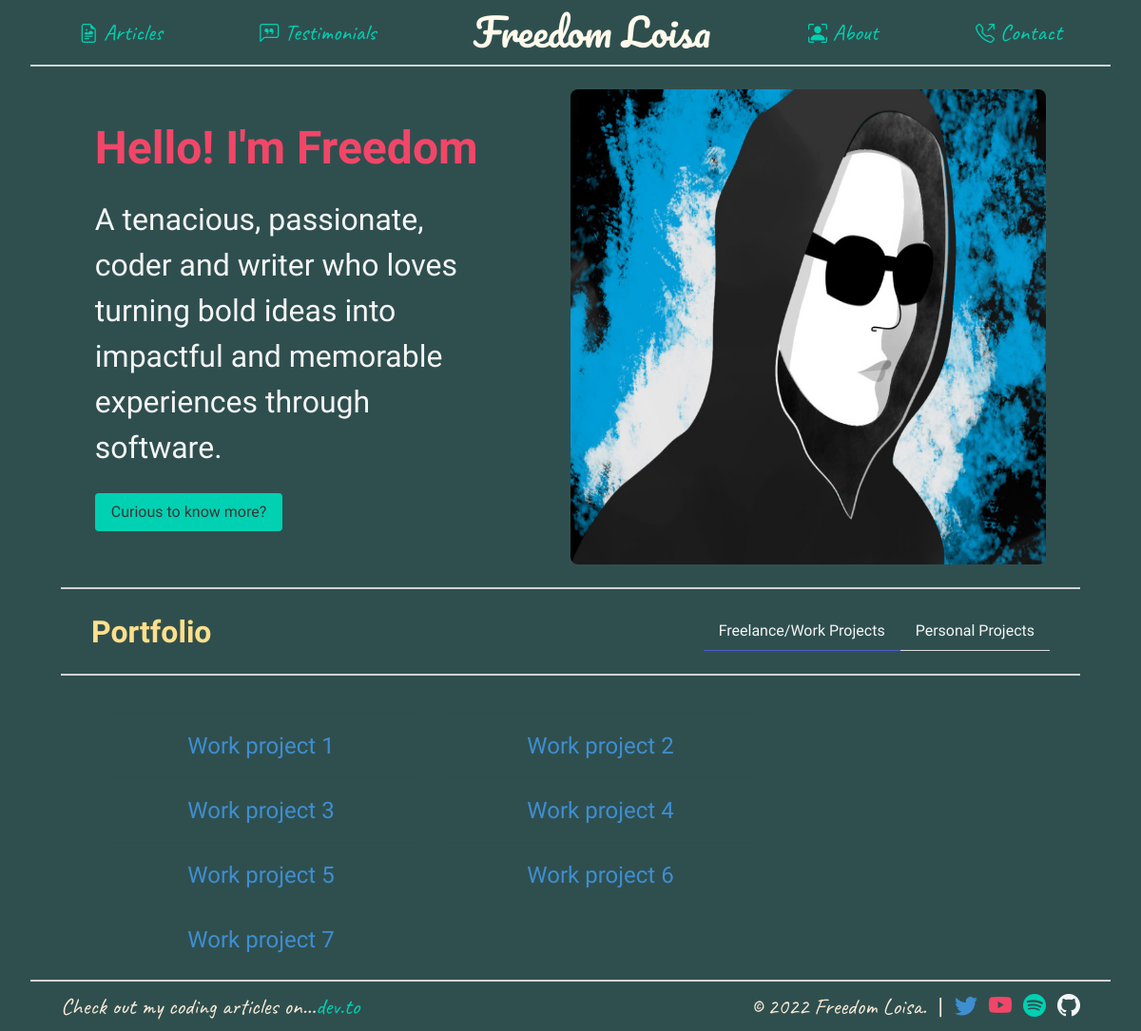
The page / on the database its author committed.
### core/models.py (models this page shows, shortened)
class Project(models.Model):
    PROJECT_CATEGORY = (
        (0, 'Work'),
        (1, 'Personal')
    )
    image_context = CloudinaryField('thumbnail')
    project_name = models.CharField(max_length = 225, unique = True)
    slug = models.SlugField(max_length = 225, unique = True)
    project_category = models.IntegerField(choices = PROJECT_CATEGORY, default = 0)
    role_in_project = models.CharField(max_length = 225)
    project_url = models.URLField(max_length = 225, unique = True)
    github_url = models.URLField(max_length = 225, blank = True)
    comments = models.ManyToManyField(KindWord, blank = True)

### core/views.py (the view)
# urls.py: path('', views.home, name='home'),
def home(request):
    work = Project.objects.filter(project_category=0)
    personal = Project.objects.filter(project_category=1)
    context = {
        'work_projects': work,
        'personal_projects': personal,
    }
    return render(request, 'core/index.html', context)

### core/templates/core/index.html (shortened to what this page needs)
{% extends 'base.html' %}
{% load static %}
{% block body %}
<div class="parent container is-fluid">
  <div class="intro">
    <div class="intro-caption">
      <p class="title has-text-danger is-size-1">Hello! I'm Freedom</p>
      <p class="has-text-light is-size-3">
        A tenacious, passionate, coder and writer who loves turning bold ideas
        into impactful and memorable experiences through software.
      </p>
      <br />
      <a href="{% url 'about_me' %}" class="has-text-dark button is-primary"
        >Curious to know more?</a
      >
    </div>
    <div class="intro-image">
      {% include 'slider.html' %}
    </div>
  </div>
  <hr class="divider-separator" />
  <div class="level container is-fluid">
    <div class="level-left">
      <p
        class="title has-text-warning is-align-self-center level-item"
        id="portfolio-section"
      >
        Portfolio
      </p>
    </div>
    <div class="level-right">
      <div class="tabs is-centered is-align-self-center level-item">
        <ul>
          <li class="is-active" id="wp-tab">
            <a class="has-text-light" id="wp-button">
              <span>Freelance/Work Projects</span>
            </a>
          </li>
          <li id="pp-tab">
            <a class="has-text-light" id="pp-button">
              <span>Personal Projects</span>
            </a>
          </li>
        </ul>
      </div>
    </div>
  </div>
  <hr class="divider-separator" />
  <div class="portfolio-container">
    <div class="work-portfolio" id="wp">
      {% if work_projects %}
      <div class="portfolio container is-fluid">
        {% for project in work_projects %}
        <div class="portfolio-item">
          <a
            href="{% url 'this_project' project.slug %}"
            class="has-text-info is-size-4 has-text-centered"
            >{{ project.project_name }}</a
          >
        </div>
        {% endfor %}
      </div>
      {% else %}
      <p class="title has-text-light has-text-centered">
        No work projects have been added yet.
      </p>
      {% endif %}
    </div>
  </div>
</div>
{% endblock %}

### static/css/styles.css (style rules this page uses)
body, html { font-family: "Arima Madurai", cursive !important; background-color: darkslategrey !important; color: antiquewhite !important; scroll-behavior: smooth !important; }
.intro, .about-intro, .contact-container { display: flex !important; flex-direction: row !important; justify-content: space-around !important; align-items: center !important; }
.intro-caption, .about-caption { width: 40% !important; }
.divider-separator { background-color: lightgray !important; }
.portfolio { display: flex; flex-direction: row; justify-content: first baseline; flex-wrap: wrap; }
.portfolio-item { display: flex; flex-direction: column; }
.portfolio-container { max-height: 500px !important; overflow-y: auto; }
.portfolio-container { scrollbar-width: thin; scrollbar-color: white darkgray; }

### rows shown on the page
Project: project_name "Work project 1"
Project: project_name "Work project 2"
Project: project_name "Work project 3"
Project: project_name "Work project 4"
Project: project_name "Work project 5"
Project: project_name "Work project 6"
Project: project_name "Work project 7"
